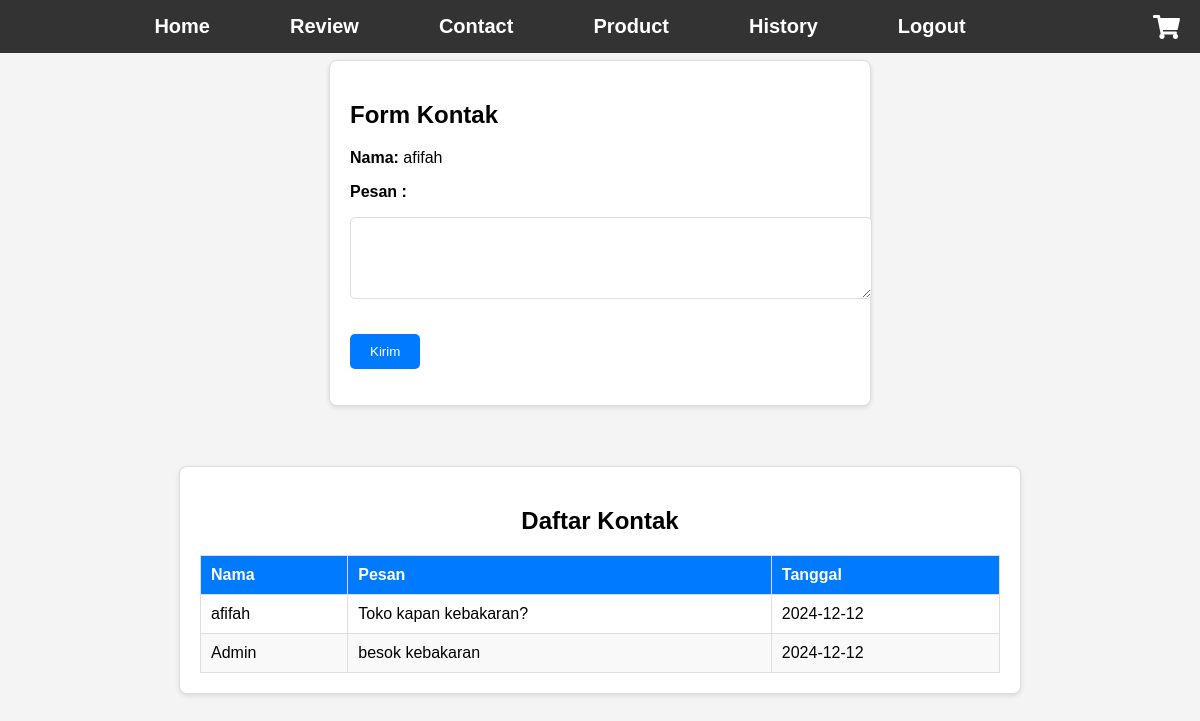
Screenshot of /patient/contact.php (signed in) with the database file from the repository.
### tables this page shows
CREATE TABLE `pelanggan` (
  `Nama` varchar(100) NOT NULL,
  `No_HP` varchar(15) DEFAULT NULL,
  `Email` varchar(100) DEFAULT NULL,
  `Alamat` text DEFAULT NULL,
  `Kecamatan` enum('Andir','Astana Anyar','Antapani','Arcamanik','Babakan CIparay','Bandung Kidul','Bandung Kulon','Bandung Wetan','Batununggal','Bojongloa Kaler','Bojongloa Kidul','Buah Batu','Cibeunying Kaler','Cibeunying Kidul','Cibiru','Cicendo','Cidadap','Cinambo','Coblong','GedeBage','KiaraCondong','Lengkong','Mandalajati','Pangyileukan','Rancasari','Regol','Sukajadi','Sukasari','Sumur Bandung','Ujung Berung') DEFAULT NULL,
  `Kelurahan` enum('Ciroyom','Garuda','Kebon Jeruk','Maleber','Dungus Cariang','Cempaka','Karasak','Nyengseret','Panjunan','Pelindung Hewan','Cisaranten Bina Harapan','Antapani Kidul','Antapani Tengah','Antapani Wetan','Sukamiskin','Cisaranten Kulon','Cisantren Endah','Cisantren Kidul','Cijawura','Derwati','Manjahlega','Margasari','Margahayu Tengah','Ciateul','Balonggede','Paledang','Ancol','Karang Anyar','Dago','Pasteur','Cipedes','Sukabungah','Sukarasa','Isola','Geger Kalong','SariJadi','Babakan Ciamis','Merdeka','Kebon Pisang','Braga','Padasuka','Pasanggrahan','Cigending','Cijawura') DEFAULT NULL,
  `Username` varchar(50) DEFAULT NULL,
  `Password` varchar(255) DEFAULT NULL
);

CREATE TABLE `contact` (
  `Nama_Contact` varchar(100) DEFAULT NULL,
  `Review_Contact` text DEFAULT NULL,
  `Date_Contact` date NOT NULL DEFAULT current_timestamp(),
  `Penerima` varchar(255) DEFAULT NULL
);

### patient/contact.php (the view, shortened to what this page needs)
<?php
require_once('../config/db_connection.php');
$username = $_SESSION['username'];
$query_pelanggan = "SELECT Nama FROM pelanggan WHERE Username = ?";
$stmt_pelanggan = $conn->prepare($query_pelanggan);
if ($stmt_pelanggan) {
    $stmt_pelanggan->bind_param("s", $username);
    $stmt_pelanggan->execute();
    $result_pelanggan = $stmt_pelanggan->get_result();
    if ($result_pelanggan->num_rows > 0) {
        $pelanggan = $result_pelanggan->fetch_assoc();
        $nama_pelanggan = $pelanggan['Nama'];
    } else {
        die("Data pelanggan tidak ditemukan. Pastikan username terdaftar di tabel pelanggan.");
    }
} else {
    die("Kesalahan pada query pelanggan: " . $conn->error);
}
$query_contacts = "SELECT Nama_Contact, Review_Contact, Date_Contact
                   FROM contact
                   WHERE Penerima = ? OR Nama_Contact = ?
                   ORDER BY Date_Contact DESC";
$stmt_contacts = $conn->prepare($query_contacts);
if ($stmt_contacts) {
    $stmt_contacts->bind_param("ss", $nama_pelanggan, $nama_pelanggan);
    $stmt_contacts->execute();
    $result_contacts = $stmt_contacts->get_result();
} else {
    die("Query kontak gagal: " . $conn->error);
}
?>
<!DOCTYPE html>
<html lang="id">
<head>
    <link href="https://cdnjs.cloudflare.com/ajax/libs/font-awesome/5.15.4/css/all.min.css" rel="stylesheet">
</head>
<body>
<nav>
    <ul>
        <li><a href="pelanggan_dashboard.php">Home</a></li>
        <li><a href="review.php">Review</a></li>
        <li><a href="contact.php">Contact</a></li>
        <li><a href="product.php">Product</a></li>
        <li><a href="history.php">History</a></li>
        <li><a href="logout.php">Logout</a></li>
        <li><a href="cart.php"><i class="fas fa-shopping-cart cart-icon"></i></a></li>
    </ul>
</nav>
<div class="contact-form">
    <h2>Form Kontak</h2>
    <p><strong>Nama:</strong> <?php echo htmlspecialchars($nama_pelanggan); ?></p>
    <form action="contact.php" method="POST">
        <label for="review_contact"><p><strong>Pesan :</strong></p></label>
        <textarea name="review_contact" id="review_contact" rows="4" required></textarea>
        <p><button type="submit">Kirim</button></p>
    </form>
</div>
<div class="contact-table">
    <h2>Daftar Kontak</h2>
    <?php if ($result_contacts->num_rows > 0): ?>
        <table>
            <thead>
                <tr>
                    <th>Nama</th>
                    <th>Pesan</th>
                    <th>Tanggal</th>
                </tr>
            </thead>
            <tbody>
                <?php while ($row = $result_contacts->fetch_assoc()): ?>
                    <tr>
                        <td><?php echo htmlspecialchars($row['Nama_Contact']); ?></td>
                        <td><?php echo htmlspecialchars($row['Review_Contact']); ?></td>
                        <td><?php echo htmlspecialchars($row['Date_Contact']); ?></td>
                    </tr>
                <?php endwhile; ?>
            </tbody>
        </table>
    <?php else: ?>
        <p style="text-align: center;">Tidak ada kontak yang tersedia.</p>
    <?php endif; ?>
</div>
</body>
</html>

### patient/contact.php (style rules this page uses)
html { overflow-y: scroll; }
body { font-family: Arial, sans-serif; margin: 0; padding: 0; background-color: #f4f4f4; overflow-y: auto; }
nav { background-color: #333; padding: 15px 0; display: flex; justify-content: center; align-items: center; width: 100%; position: fixed; top: 0; z-index: 1000; }
nav ul { list-style: none; display: flex; justify-content: center; padding: 0; margin: 0; }
nav ul li { margin: 0 20px; }
nav a { color: white; text-decoration: none; font-size: 20px; font-weight: bold; padding: 10px 20px; }
.contact-form { max-width: 500px; margin: 60px auto; padding: 20px; background-color: white; border: 1px solid #ddd; border-radius: 8px; box-shadow: 0 2px 5px rgba(0, 0, 0, 0.1); }
.contact-form textarea { width: 100%; padding: 10px; margin-bottom: 15px; border: 1px solid #ddd; border-radius: 5px; }
.contact-form button { padding: 10px 20px; background-color: #007bff; color: white; border: none; border-radius: 5px; cursor: pointer; }
.cart-icon { position: absolute; right: 20px; font-size: 24px; color: white; }
.contact-table { max-width: 800px; margin: 50px auto; background-color: white; border: 1px solid #ddd; border-radius: 8px; box-shadow: 0 2px 5px rgba(0, 0, 0, 0.1); padding: 20px; }
.contact-table h2 { text-align: center; margin-bottom: 20px; }
table { width: 100%; border-collapse: collapse; }
table th, table td { border: 1px solid #ddd; padding: 10px; text-align: left; }
table th { background-color: #007bff; color: white; }
table tr:nth-child(even) { background-color: #f9f9f9; }

### rows the page displays
pelanggan: Nama "afifah"
contact: Nama_Contact "afifah", Review_Contact "Toko kapan kebakaran?", Date_Contact "2024-12-12"
contact: Nama_Contact "Admin", Review_Contact "besok kebakaran", Date_Contact "2024-12-12"
